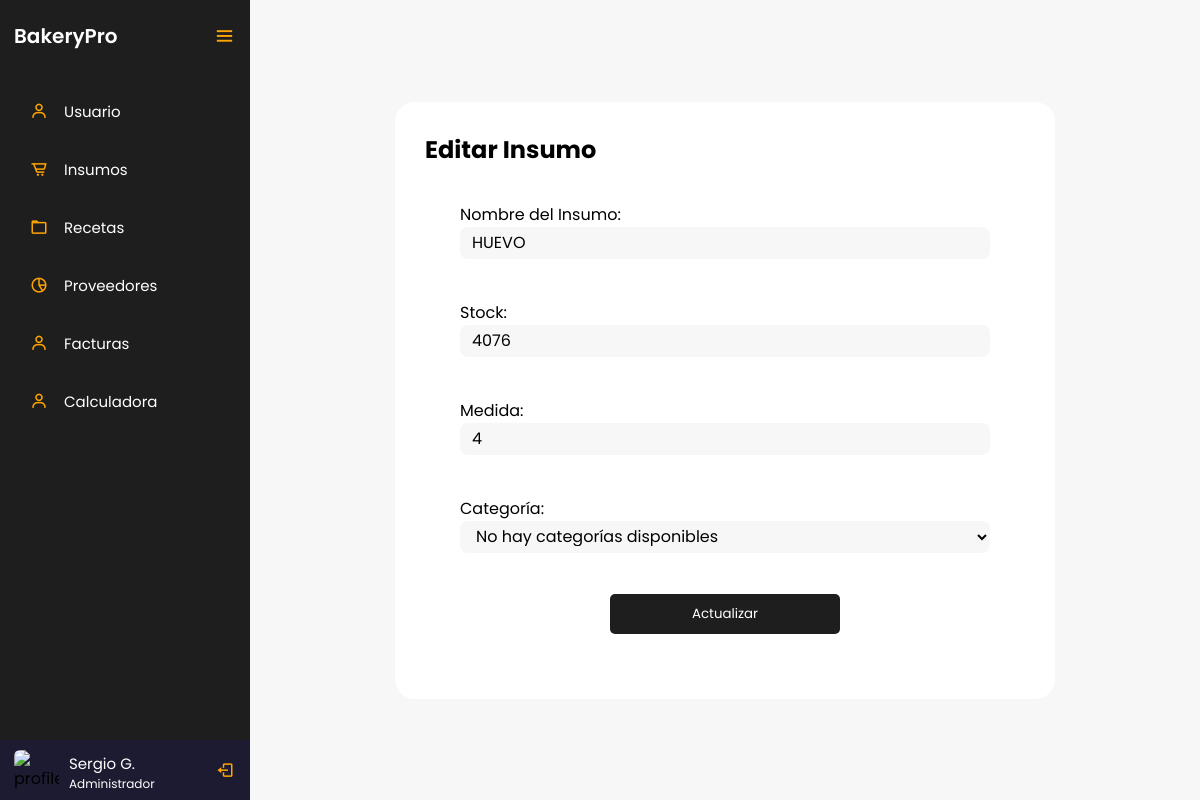
The page /controlador/Insumos/editar.php?idInsumo=16 (signed in) on the database its author committed.
### tables this page shows
CREATE TABLE `tblusuario` (
  `IdUsuario` int(3) NOT NULL,
  `Nombres` varchar(20) NOT NULL,
  `Apellidos` varchar(20) NOT NULL,
  `IdRol` int(3) NOT NULL,
  `Cedula` decimal(10,0) NOT NULL,
  `Telefono` varchar(20) NOT NULL,
  `Password` varchar(10) NOT NULL
);

CREATE TABLE `tblroles` (
  `IdRol` int(3) NOT NULL,
  `Rol` varchar(20) NOT NULL
);

CREATE TABLE `tblinsumos` (
  `IdInsumo` int(3) NOT NULL,
  `NombreInsumo` varchar(30) NOT NULL,
  `Stock` int(5) NOT NULL,
  `IdUnidadMedida` int(3) NOT NULL,
  `IdCategoria` int(3) NOT NULL
);

CREATE TABLE `tblunidadesmedidas` (
  `IdUnidadMedida` int(3) NOT NULL,
  `medida` varchar(20) NOT NULL
);

### controlador/Insumos/editar.php (the view, shortened to what this page needs)
<?php
    $servername = "localhost";
    $username = "root";
    $password = "";
    $dbname = "bakerypro";
    $conexion = mysqli_connect($servername, $username, $password, $dbname);
    $cedula = $_SESSION['cedula'];
    $sql = "SELECT Nombres, Apellidos, Rol FROM tblusuario INNER JOIN tblroles ON tblusuario.IdRol = tblroles.IdRol WHERE Cedula = $cedula";
    $resultado = mysqli_query($conexion, $sql);
    if (mysqli_num_rows($resultado) > 0) {
        $fila = mysqli_fetch_assoc($resultado);
        $nombre = $fila["Nombres"] . " " . $fila["Apellidos"];
        $rol = $fila["Rol"];
    } else {
        $nombre = "Nombre de usuario";
        $rol = "Rol de usuario";
    }
?>
<!DOCTYPE html>
<html lang="en">
<head>
    <link href='https://unpkg.com/boxicons@2.0.7/css/boxicons.min.css' rel='stylesheet'>
    <link rel="stylesheet" href="../../vista/style/styles.css">
</head>
<body>
    <div class="sidebar open">
        <div class="logo-details">
            <a href="../../dashboard.php" class="logo_link">
                <span class="logo_name">BakeryPro</span>
            </a>
            <i class='bx bx-menu' id="btn" ></i>
        </div>
        <ul class="nav-list">
            <li>
                <a href="../../vista/html/usuarios.php">
                    <i class='bx bx-user' ></i>
                    <span class="links_name">Usuario</span>
                </a>
            </li>
            <li>
                <a href="../../vista/html/insumos.php">
                    <i class='bx bx-cart-alt' ></i>
                    <span class="links_name">Insumos</span>
                </a>
            </li>
            <li>
                <a href="../../vista/html/recetas.php">
                    <i class='bx bx-folder' ></i>
                    <span class="links_name">Recetas</span>
                </a>
            </li>
            <li>
                <a href="../../vista/html/proveedores.php">
                    <i class='bx bx-pie-chart-alt-2' ></i>
                    <span class="links_name">Proveedores</span>
                </a>
            </li>
            <li>
                <a href="../../vista/html/facturas.php">
                    <i class='bx bx-user' ></i>
                    <span class="links_name">Facturas</span>
                </a>
            </li>
            <li>
                <a href="../../vista/html/calculadora.php">
                    <i class='bx bx-user' ></i>
                    <span class="links_name">Calculadora</span>
                </a>
            </li>
            <li class="profile">
                <div class="profile-details">
                    <img src="profile.jpg" alt="profileImg">
                    <div class="name_job">
                        <div class="name"><?php echo $nombre; ?></div>
                        <div class="job"><?php echo $rol; ?></div>
                    </div>
                </div>
                <a href="../login/logout.php" id="log_out">
                    <i class='bx bx-log-out'></i>
                </a>
            </li>
        </ul>
    </div>
    <section class="home-section">
        <div class="container">
            <h2>Editar Insumo</h2>
            <?php
                include '../../modelo/conexion.php';
                if (isset($_GET['idInsumo'])) {
                    $idInsumo= $_GET['idInsumo'];
                    $sql = "SELECT * FROM tblinsumos INNER JOIN tblunidadesmedidas ON tblinsumos.IdUnidadMedida = tblunidadesmedidas.IdUnidadMedida WHERE IdInsumo=$idInsumo";
                    $resultado = $conexion->query($sql);
                    if ($resultado->num_rows > 0) {
                        $fila = $resultado->fetch_assoc();
                    } else {
                        echo "<p>No se encontraron resultados para el ID proporcionado.</p>";
                        exit;
                    }
                } else {
                    echo "<p>Ingrese un ID para realizar la consulta.</p>";
                    exit;
                }
            ?>
            <form action="actualizar.php" method="post" class="form">
                <label for="NombreInsumo">Nombre del Insumo:</label>
                <input type="text" name="NombreInsumo" value="<?php echo $fila['NombreInsumo']; ?>" class="input"><br>
                <label for="Stock">Stock:</label>
                <input type="text" name="Stock" value="<?php echo $fila['Stock']; ?>" class="input"><br>
                <label for="medida">Medida:</label>
                <input type="text" name="medida" value="<?php echo $fila['IdUnidadMedida']; ?>" class="input"><br>
                <?php
                    echo "<label for='categoria'>Categoría:</label>
                    <select name='categoria' id='categoria' class='input'>";
                    if ($result->num_rows > 0) {
                        while($row = $result->fetch_assoc()) {
                            echo "<option value='" . $row["IdCategoria"] . "' >" . $row["NombreCategoria"] . "</option>";
                        }
                    } else {
                        echo "<option value=''>No hay categorías disponibles</option>";
                    }
                    echo "</select>";
                ?>
                <br>
                <input type="submit" value="Actualizar" class="btn">
            </form>
        </div>
    </section>
</body>
</html>

### vista/style/styles.css (style rules this page uses)
:root { --orange: #d4894c; --white_trasnparent: #232830; --very-light-pink: #C7C7C7; --text-input-field: #F7F7F7; --hospital-green: #bd1515; --sm: 14px; --md: 16px; --lg: 18px; --yellow: #ffa500; --black: #201e1c; --white: #ffffff; --official-black:#1e1e1e; --official-red:#ffa500; --background-white:#f7f7f7; --card-white:#ffffff; }
* { margin: 0; padding: 0; box-sizing: border-box; font-family: "Poppins" , sans-serif; }
.sidebar { position: fixed; left: 0; top: 0; height: 100%; width: 78px; background: var(--official-black); padding: 6px 14px; z-index: 99; transition: all 0.5s ease; }
.sidebar.open { width: 250px; }
.sidebar .logo-details { height: 60px; display: flex; align-items: center; position: relative; }
.sidebar .logo-details .logo_name { color: #fff; font-size: 20px; font-weight: 600; opacity: 0; transition: all 0.5s ease; }
.sidebar.open .logo-details .icon, .sidebar.open .logo-details .logo_name { opacity: 1; }
.sidebar .logo-details #btn { position: absolute; top: 50%; right: 0; transform: translateY(-50%); font-size: 22px; transition: all 0.4s ease; font-size: 23px; text-align: center; cursor: pointer; transition: all 0.5s ease; }
.sidebar.open .logo-details #btn { text-align: right; }
.sidebar i { color: var(--official-red); height: 60px; min-width: 50px; font-size: 28px; text-align: center; line-height: 60px; }
.sidebar .nav-list { margin-top: 20px; height: 100%; }
.sidebar li { position: relative; margin: 8px 0; list-style: none; }
.sidebar li a { display: flex; height: 100%; width: 100%; border-radius: 12px; align-items: center; text-decoration: none; transition: all 0.4s ease; }
.sidebar li a .links_name { color: #fff; font-size: 15px; font-weight: 400; white-space: nowrap; opacity: 0; pointer-events: none; transition: 0.4s; }
.sidebar.open li a .links_name { opacity: 1; pointer-events: auto; }
.sidebar li i { height: 50px; line-height: 50px; font-size: 18px; border-radius: 12px; }
.sidebar li.profile { position: fixed; height: 60px; width: 78px; left: 0; bottom: -8px; padding: 10px 14px; background: #1d1b31; transition: all 0.5s ease; overflow: hidden; }
.sidebar.open li.profile { width: 250px; }
.sidebar li .profile-details { display: flex; align-items: center; flex-wrap: nowrap; }
.sidebar li img { height: 45px; width: 45px; object-fit: cover; border-radius: 6px; margin-right: 10px; }
.sidebar li.profile .name, .sidebar li.profile .job { font-size: 15px; font-weight: 400; color: #fff; white-space: nowrap; }
.sidebar li.profile .job { font-size: 12px; }
.sidebar .profile #log_out { position: absolute; top: 50%; right: 0; transform: translateY(-50%); background: #1d1b31; width: 100%; height: 60px; line-height: 60px; border-radius: 0px; transition: all 0.5s ease; }
.sidebar.open .profile #log_out { width: 50px; background: none; }
.logo_link { text-decoration: none; }
.home-section { position: relative; background: var(--background-white); min-height: 100vh; display: flex; top: 0; left: 78px; width: calc(100% - 78px); transition: all 0.5s ease; z-index: 2; justify-content: center; align-items: center; }
.sidebar.open ~ .home-section { left: 250px; width: calc(100% - 250px); }
.container { height: auto; background: var(--card-white); padding: 30px; border-radius: 20px; }
.form { display: flex; flex-direction: column; width: 600px; padding: 35px; }
.input { background-color: var(--text-input-field); border: none; border-radius: 8px; height: 32px; font-size: var(--md); padding: 6px 12px; width: 100%; margin-bottom: 16px; }
.btn { width: 230px; height: 40px; border: none; border-radius: 5px; transition: 1s; color: var(--white); background: var(--official-black); cursor: pointer; margin: 0 auto; }
a { text-decoration: none; color: black; }

### rows shown on the page
tblusuario: nombre "Sergio G.", IdRol.Rol "Administrador"
tblinsumos: NombreInsumo "HUEVO", Stock "4076", medida "4"
